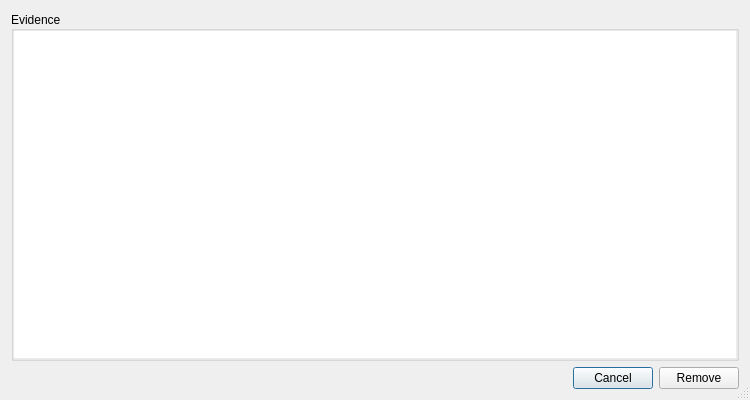
<?xml version="1.0" encoding="UTF-8"?>
<ui version="4.0">
 <class>RemEvidenceDialog</class>
 <widget class="QDialog" name="RemEvidenceDialog">
  <property name="windowModality">
   <enum>Qt::ApplicationModal</enum>
  </property>
  <property name="geometry">
   <rect>
    <x>0</x>
    <y>0</y>
    <width>750</width>
    <height>400</height>
   </rect>
  </property>
  <property name="acceptDrops">
   <bool>true</bool>
  </property>
  <property name="windowTitle">
   <string>Remove Evidence</string>
  </property>
  <property name="sizeGripEnabled">
   <bool>true</bool>
  </property>
  <property name="modal">
   <bool>true</bool>
  </property>
  <layout class="QVBoxLayout" name="verticalLayout">
   <item>
    <widget class="QGroupBox" name="groupbox">
     <property name="acceptDrops">
      <bool>true</bool>
     </property>
     <property name="title">
      <string>Evidence</string>
     </property>
     <property name="alignment">
      <set>Qt::AlignLeading|Qt::AlignLeft|Qt::AlignVCenter</set>
     </property>
     <property name="flat">
      <bool>false</bool>
     </property>
     <layout class="QVBoxLayout" name="verticalLayout_2">
      <property name="leftMargin">
       <number>0</number>
      </property>
      <property name="topMargin">
       <number>0</number>
      </property>
      <property name="rightMargin">
       <number>0</number>
      </property>
      <property name="bottomMargin">
       <number>0</number>
      </property>
      <item>
       <widget class="QListWidget" name="evidencelist">
        <property name="acceptDrops">
         <bool>true</bool>
        </property>
        <property name="frameShape">
         <enum>QFrame::NoFrame</enum>
        </property>
        <property name="editTriggers">
         <set>QAbstractItemView::NoEditTriggers</set>
        </property>
        <property name="showDropIndicator" stdset="0">
         <bool>true</bool>
        </property>
        <property name="dragDropMode">
         <enum>QAbstractItemView::DropOnly</enum>
        </property>
        <property name="defaultDropAction">
         <enum>Qt::LinkAction</enum>
        </property>
        <property name="alternatingRowColors">
         <bool>true</bool>
        </property>
        <property name="selectionMode">
         <enum>QAbstractItemView::ExtendedSelection</enum>
        </property>
        <property name="uniformItemSizes">
         <bool>true</bool>
        </property>
        <property name="wordWrap">
         <bool>true</bool>
        </property>
       </widget>
      </item>
     </layout>
    </widget>
   </item>
   <item>
    <layout class="QHBoxLayout" name="horizontalLayout_2">
     <item>
      <spacer name="horizontalSpacer_2">
       <property name="orientation">
        <enum>Qt::Horizontal</enum>
       </property>
       <property name="sizeHint" stdset="0">
        <size>
         <width>40</width>
         <height>20</height>
        </size>
       </property>
      </spacer>
     </item>
     <item>
      <widget class="QPushButton" name="cancelbutton">
       <property name="text">
        <string>Cancel</string>
       </property>
      </widget>
     </item>
     <item>
      <widget class="QPushButton" name="removebutton">
       <property name="text">
        <string>Remove</string>
       </property>
      </widget>
     </item>
    </layout>
   </item>
  </layout>
 </widget>
 <resources/>
 <connections/>
</ui>
